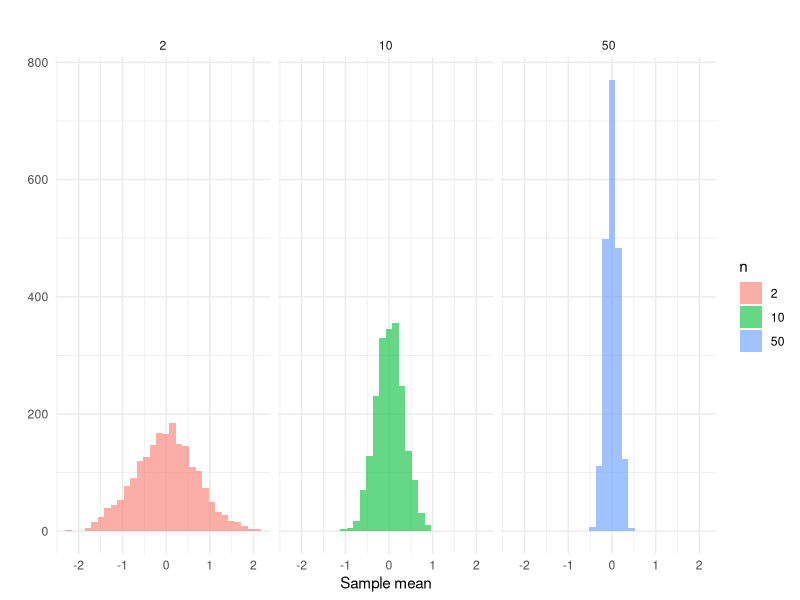

Generate this figure with R:
## ---- chunk 1
knitr::opts_chunk$set(
  echo = FALSE,
  eval = TRUE,
  warning = FALSE,
  message = FALSE,
  fig.width = 7,
  fig.height = 5
)

# libraries
library( ggplot2 )

## ---- chunk 2

set.seed( 2026 )
sigma <- 1
n_reps <- 2000

df <- do.call( 
  rbind, 
  lapply( c(2, 10, 50), function( n ) {
    means <- replicate( n_reps, mean( rnorm( n, mean = 0, sd = sigma ) ) )
    data.frame( n = as.factor( n ), sample_mean = means )
    }
    ) 
  )

ggplot( 
  df, 
  aes( x = sample_mean, fill = n ) ) +
  geom_histogram( bins = 30, alpha = 0.6, position = "identity" ) +
  facet_wrap( ~ n, nrow = 1 ) +
  labs( 
    title = "", 
    x = "Sample mean", y = "" ) +
  theme_minimal() 
